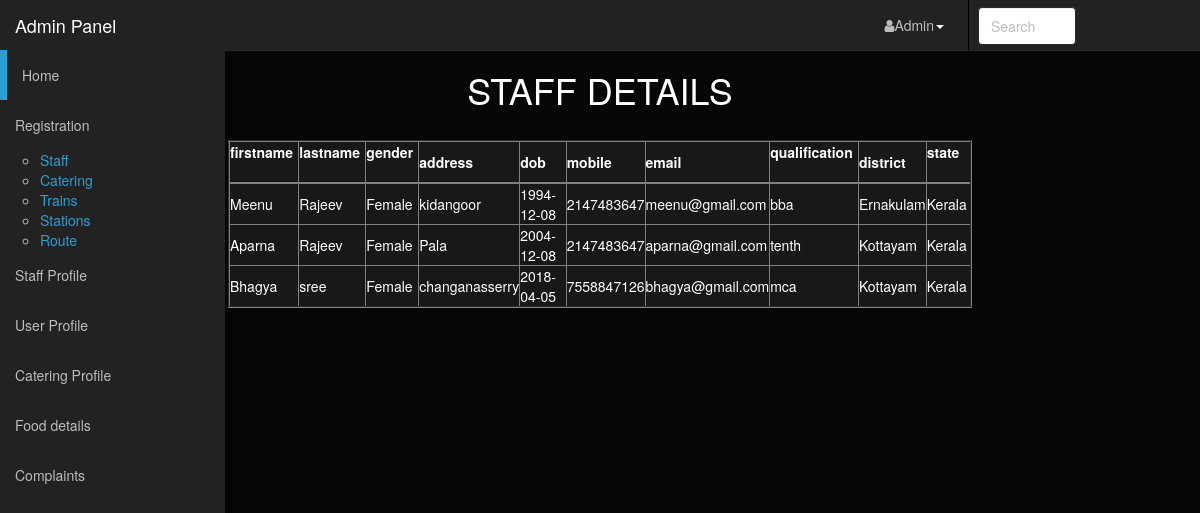
Page /admin_dashboard/staffview.php on the committed database.
### tables this page shows
CREATE TABLE `staff` (
  `staffid` int(50) NOT NULL,
  `fname` varchar(50) NOT NULL,
  `lname` varchar(50) NOT NULL,
  `gender` varchar(50) NOT NULL,
  `address` varchar(200) NOT NULL,
  `dob` date NOT NULL,
  `mobile` varchar(30) NOT NULL,
  `email` varchar(100) NOT NULL,
  `qualification` varchar(100) NOT NULL,
  `district` varchar(100) NOT NULL,
  `state` varchar(100) NOT NULL,
  `image` varchar(200) NOT NULL
);

### admin_dashboard/staffview.php (the view, shortened to what this page needs)
<?php
include '../dbcon.php';
?>
<!DOCTYPE html>
<html lang="en">
<head>
    <link rel="stylesheet" type="text/css" href="bootstrap/css/bootstrap.min.css" />
    <link rel="stylesheet" type="text/css" href="font-awesome/css/font-awesome.min.css" />
    <link rel="stylesheet" type="text/css" href="css/local.css" />
    <link rel="stylesheet" type="text/css" href="http://www.shieldui.com/shared/components/latest/css/light-bootstrap/all.min.css" />
    <link id="gridcss" rel="stylesheet" type="text/css" href="http://www.shieldui.com/shared/components/latest/css/dark-bootstrap/all.min.css" />
</head>
<body>
    <div id="wrapper">
          <nav class="navbar navbar-inverse navbar-fixed-top" role="navigation">
            <div class="navbar-header">
                <a class="navbar-brand" href="index.php">Admin Panel</a>
            </div>
            <div class="collapse navbar-collapse navbar-ex1-collapse">
                <ul id="active" class="nav navbar-nav side-nav">
                    <li class="selected"><a href="index.php">Home</a></li>
					<li>
                            <a class="has-arrow" href="#" aria-expanded="false">
							<span class="educate-icon educate-library icon-wrap"></span> <span class="mini-click-non">Registration</span></a>
                <ul class="submenu-angle" aria-expanded="false">
                <li><a title="All Library" href="registerStaff.php">
								<span >Staff </span></a></li>
								<li><a title="All Library" href="registerCatering.php">
								<span>Catering</span></a></li>
								 <li><a title="All Library" href="registerTrain.php">
								<span >Trains </span></a></li>
								 <li><a title="All Library" href="registerStation.php">
								<span>Stations </span></a></li>
								 <li><a title="All Library" href="registerStop.php">
								<span>Route </span></a></li>
                            </ul>
                        </li>
                    <li><a href="staffview.php">Staff Profile</a></li>
                    <li><a href="userview.php">User Profile</a></li>
                      <li><a href="cateringview.php">Catering Profile</a></li>
                   <li><a href="#">Food details</a></li>
                    <li><a href="#">Complaints</a></li>
                </ul>
                <ul class="nav navbar-nav navbar-right navbar-user">
                    <li class="dropdown user-dropdown">
                        <a href="#" class="dropdown-toggle" data-toggle="dropdown"><i class="fa fa-user"></i>Admin<b class="caret"></b></a>
                    </li>
                    <li>
                        <form class="navbar-search">
                            <input type="text" placeholder="Search" class="form-control">
                        </form>
                    </li>
                </ul>
            </div>
        </nav>
    </div>
    <div align="center" >
     <h1>STAFF DETAILS </h1>
 </div>
    <table id="table" border="2" style="    width: 62%;"align="center">
           <thead>
             <tr>
             <th>firstname &nbsp;&nbsp;&nbsp;&nbsp;</th>
             <th>lastname &nbsp;&nbsp;&nbsp;&nbsp;</th>
             <th>gender &nbsp;&nbsp;&nbsp;&nbsp;</th>
             <th>address &nbsp;&nbsp;&nbsp;&nbsp;</th>
             <th>dob &nbsp;&nbsp;&nbsp;&nbsp;</th>
             <th>mobile &nbsp;&nbsp;&nbsp;&nbsp;</th>
             <th>email &nbsp;&nbsp;&nbsp;&nbsp;</th>
             <th>qualification &nbsp;&nbsp;&nbsp;&nbsp;</th>
             <th>district &nbsp;&nbsp;&nbsp;&nbsp;</th>
             <th>state &nbsp;&nbsp;&nbsp;&nbsp;</th>
             </tr>
             <td>
             </td>
             </thead>
             <tbody>
<?php
$res = mysqli_query($con,"select * from staff ");
if(mysqli_num_rows($res))
{
while($row = mysqli_fetch_array($res))
{
?>
<tr >
<td><?php echo $row["fname"];?></td>
<td><?php echo $row["lname"];?></td>
<td><?php echo $row["gender"];?></td>
<td><?php echo $row["address"];?></td>
<td><?php echo $row["dob"];?></td>
<td><?php echo $row["mobile"];?></td>
<td><?php echo $row["email"];?></td>
<td><?php echo $row["qualification"];?></td>
<td><?php echo $row["district"];?></td>
<td><?php echo $row["state"];?></td>
</tr>
<?php
}
}
?>
</tbody>
</table>
</body>
</html>

### rows in the picture
staff: fname "Meenu", lname "Rajeev", gender "Female", address "kidangoor", dob "1994-12-08", mobile "2147483647", email "meenu@gmail.com", qualification "bba", district "Ernakulam", state "Kerala"
staff: fname "Aparna", lname "Rajeev", gender "Female", address "Pala", dob "2004-12-08", mobile "2147483647", email "aparna@gmail.com", qualification "tenth", district "Kottayam", state "Kerala"
staff: fname "Bhagya", lname "sree", gender "Female", address "changanasserry", dob "2018-04-05", mobile "7558847126", email "bhagya@gmail.com", qualification "mca", district "Kottayam", state "Kerala"
